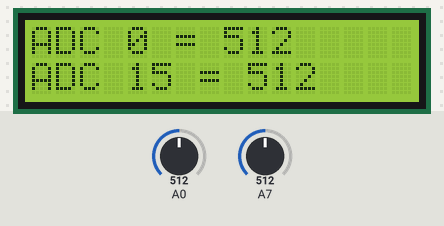
Simulated run of this sketch. Board: Arduino Uno, built for the host (arithmetic inside an expression is 32-bit, double 64-bit). On the bench: 16×2 character LCD. The inputs (shaded band) are chosen by the test bench; at power-on: A0 = 512, A7 = 512.

Above: at 1.2 s.
1.3 s: A0 set to 716
At 1.6 s:
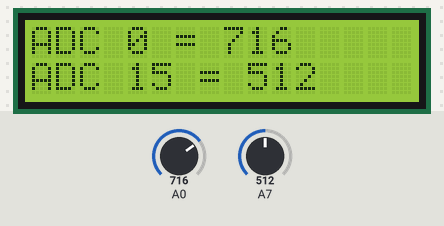
2.8 s: A7 set to 716
At 3.8 s:
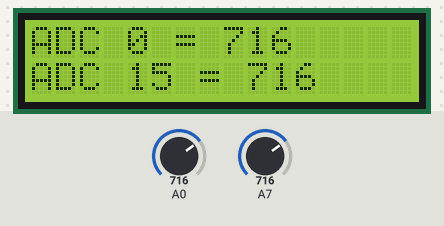
4.3 s: A0 set to 900
At 5.5 s:
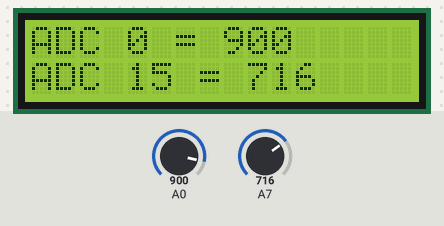
5.8 s: A7 set to 900
At 6.7 s:
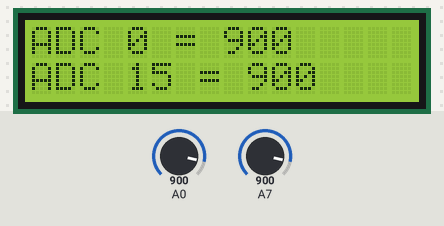
7.3 s: A0 set to 1023
At 8.5 s:
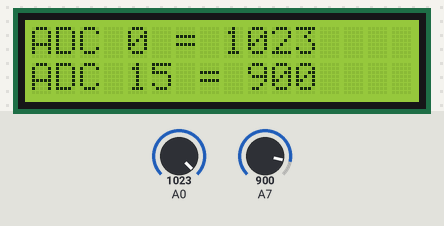
8.8 s: A7 set to 1023
At 9.4 s:
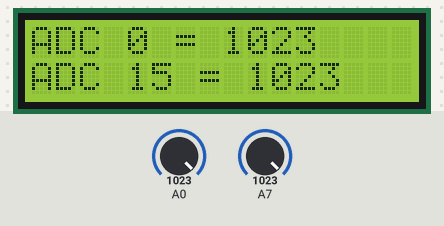
Timing chart, 0 to 11.3 s (numbered marks = the images above; inputs shaded):
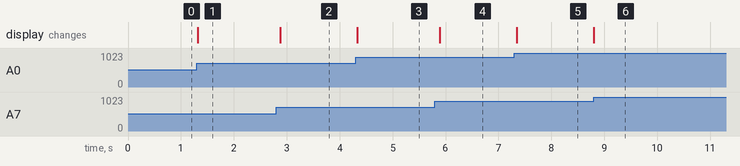

Measured:
- after the input at 1.3 s, the display: changes at once (image 1)
- after the input at 2.8 s, the display: changes after 0.07 s (image 2)
- after the input at 4.3 s, the display: changes at once (image 3)
- after the input at 5.8 s, the display: changes after 0.09 s (image 4)
- after the input at 7.3 s, the display: changes after 0.05 s (image 5)
- after the input at 8.8 s, the display: changes at once (image 6)

The sketch:

Part_H.ino
```cpp
#include <LiquidCrystal.h>

LiquidCrystal lcd(13, 12, 11, 10, 9, 8);

void setup() {
  lcd.begin(16, 2);

  // TODO: Setup the ADC using ADCSRA and ADMUX
  // 1. Enable the ADC

  // ADEN - enable bit - logical 1
  // ADSC - start conversion bit - logical 0 (changes once conversion complete)
  // ADATE - auto trigger enable - logical 0
  // ADIF - interrupt flag - logical 0
  // ADIE - interrupt flag - logical 0
  // ADPS2 - prescaler
  // ADPS1 - prescaler
  // ADPS0 - prescaler
  // Prescaler of 128 to get 125kHz - 111
  // ADEN ADSC ADATE ADIF ADIE ADPS2 ADPS1 ADPS0
  // 0b10000111 - 0x87
  // ADCSRA = 0x87;
  ADCSRA |= _BV(ADEN);

  // ACME - Analog comparator - 0
  // ADTSx - ADC auto trigger source bits (free running - 000)
  // - ACME - - - ADTS2 ADTS1 ADTS0
  // 0b00000000 - 0x00
  // ADCSRB = 0x00;

  // 2. Set the reference voltage for what 1023 equals
  //    - Use the AVCC with external capacitor at AREF pin option.
  // Pin A0 -- ADC0 -- 0000
  // Pin A3 -- ADC3 -- 0011
  // AREF -- REFS0 - 1, REFS1 - 0 --> AMUX3-AMUX0
  // ADLAR - 0
  // REFS1 REFS0 ADLAR - MUX3 MUX2 MUX1 MUX0
  // 0b01000000 (Pin A0) 0x40
  // 0b01000011 (Pin A3) 0x43
  // ADMUX = 0x40;
  ADMUX &= ~_BV(REFS1);
  ADMUX |= _BV(REFS0);
}

void loop() {
  lcd.setCursor(0, 0);
  lcd.print("ADC 0 = ");
  lcd.print(getADC0());
  lcd.print("   ");

  lcd.setCursor(0, 1);
  lcd.print("ADC 15 = ");
  lcd.print(getADC15());
  lcd.print("   ");

  delay(100);
}

uint16_t getADC0() {
  //return analogRead(0);  // Comment out this line
  // TODO: Select which pin you want to read via ADMUX
  ADMUX &= ~_BV(MUX4);
  ADMUX &= ~_BV(MUX3);
  ADMUX &= ~_BV(MUX2);
  ADMUX &= ~_BV(MUX1);
  ADMUX &= ~_BV(MUX0);
  // Start the conversion by setting a certain bit
  ADCSRA |= _BV(ADSC);
  // Do nothing in a while loop until the ADC convert is complete
  while (bit_is_set(ADCSRA, ADSC)) {
    // Do nothing!
  }
  // Read the result using the magic ADC register
  return ADC;
}

uint16_t getADC15() {
  //return analogRead(15);  // Comment out this line
  // TODO: Select which pin you want to read via ADMUX5 - 100111
  ADCSRB |= _BV(MUX5);
  ADMUX &= ~_BV(MUX4);
  ADMUX &= ~_BV(MUX3);
  ADMUX |= _BV(MUX2);
  ADMUX |= _BV(MUX1);
  ADMUX |= _BV(MUX0);
  // Start the conversion by setting a certain bit
  ADCSRA |= _BV(ADSC);
  // Do nothing in a while loop until the ADC convert is complete
  while (bit_is_set(ADCSRA, ADSC)) {
    // Do nothing!
  }
  // Read the result using the magic ADC register
  return ADC;
}
```
